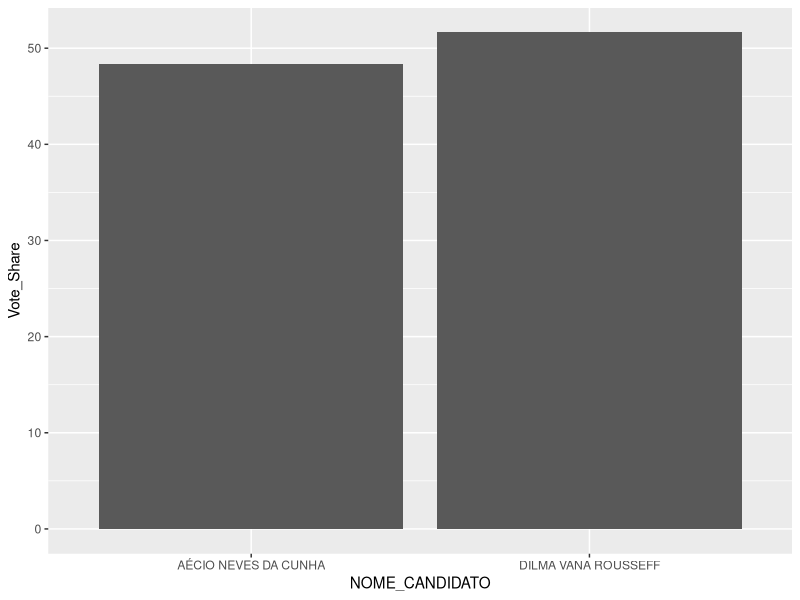
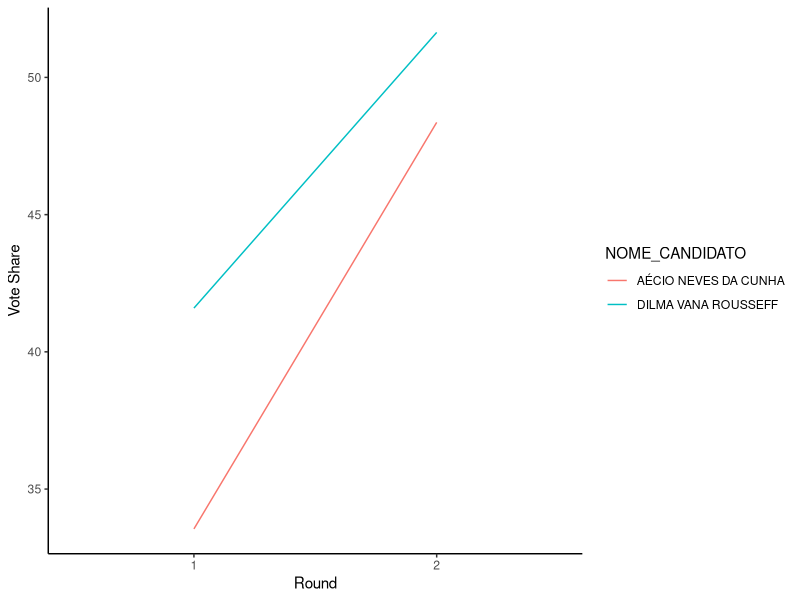

Here is the R script that generated these plots, in order:
## ---- chunk 1
knitr::opts_chunk$set(include=TRUE, warning=FALSE, message=FALSE, eval=FALSE)
## ---- chunk 2
install.packages("tidyverse","knitr")
library(tidyverse)
library(knitr)
## ---- chunk 3
pres_2014_elec_results <- read_csv("TSE_PRESIDENTE_BR_CANDIDATO_2014.csv")
## ---- chunk 4
pres_2014_elec_results %>% count()
## ---- chunk 5
pres_2014_elec_results %>% filter(NUM_TURNO==1) %>%
  count()
## ---- chunk 6
voters_first <- pres_2014_elec_results %>%
  filter(NUM_TURNO==1) %>% 
  summarize(Total_Votes=sum(QTDE_VOTOS)) %>%
  pull(Total_Votes)
## ---- chunk 7
voters_second <- pres_2014_elec_results %>%
  filter(NUM_TURNO==2) %>% 
  summarize(Total_Votes=sum(QTDE_VOTOS)) %>%
  pull(Total_Votes)

pct_change <- 100*(voters_second - voters_first)/voters_first
## ---- chunk 8
pres_2014_elec_results <- pres_2014_elec_results %>% 
  group_by(NUM_TURNO) %>% 
  mutate(Vote_Share=100*(QTDE_VOTOS/sum(QTDE_VOTOS)))
## ---- chunk 9
winner <- pres_2014_elec_results %>% 
  filter(NUM_TURNO==2) %>%
  arrange(-Vote_Share) %>%
  slice(1) %>%
  select(SIGLA_PARTIDO, NOME_CANDIDATO, Vote_Share)

winner_name <- winner %>% pull(NOME_CANDIDATO)
winner_Votes <- winner %>% pull(Vote_Share)
## ---- chunk 10
pres_2014_elec_results %>% 
  filter(NUM_TURNO==1) %>% 
  select(NOME_CANDIDATO, SIGLA_PARTIDO, Vote_Share) %>%
  kable()
## ---- chunk 11
pres_2014_elec_results %>% 
  filter(NUM_TURNO==2) %>% 
  ggplot() + 
  geom_col(aes(x=NOME_CANDIDATO,y=Vote_Share))
## ---- chunk 12
#Place this line in a chunk at the start of your code to make sure only the outputs appear
opts_chunk$set(echo=FALSE, warning=FALSE, message=FALSE)
## ---- chunk 13
runoff_cands <- pres_2014_elec_results %>% 
  filter(NUM_TURNO==2) %>%
  pull(NUMERO_CANDIDATO)

pres_2014_elec_results %>% filter(NUMERO_CANDIDATO %in% runoff_cands) %>%
  ggplot() + geom_line(aes(x=as.factor(NUM_TURNO),y=Vote_Share,group=NOME_CANDIDATO,color=NOME_CANDIDATO)) +
  theme_classic() + 
  xlab("Round") +
  ylab("Vote Share")
